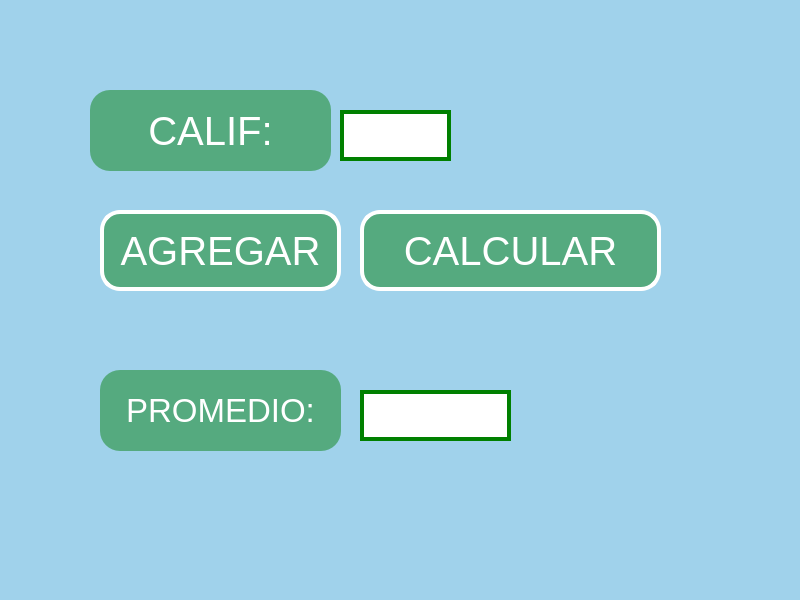
<?xml version="1.0" encoding="UTF-8"?>
<ui version="4.0">
 <class>MainWindow</class>
 <widget class="QMainWindow" name="MainWindow">
  <property name="geometry">
   <rect>
    <x>0</x>
    <y>0</y>
    <width>800</width>
    <height>600</height>
   </rect>
  </property>
  <property name="windowTitle">
   <string>MainWindow</string>
  </property>
  <property name="styleSheet">
   <string notr="true">
background-color: rgb(160, 210, 235);</string>
  </property>
  <widget class="QWidget" name="centralwidget">
   <widget class="QPushButton" name="btn_agregar">
    <property name="geometry">
     <rect>
      <x>100</x>
      <y>210</y>
      <width>241</width>
      <height>81</height>
     </rect>
    </property>
    <property name="font">
     <font>
      <pointsize>30</pointsize>
     </font>
    </property>
    <property name="toolTip">
     <string>&lt;html&gt;&lt;head/&gt;&lt;body&gt;&lt;p&gt;&lt;span style=&quot; font-size:6pt;&quot;&gt;AGREGAR&lt;/span&gt;&lt;/p&gt;&lt;/body&gt;&lt;/html&gt;</string>
    </property>
    <property name="styleSheet">
     <string notr="true">background-color: rgb(193, 255, 126);
color: rgb(255, 255, 255);
background-color: rgb(85, 170, 127);
border-radius:20px;
border: 4px solid white;
</string>
    </property>
    <property name="text">
     <string>AGREGAR</string>
    </property>
   </widget>
   <widget class="QLineEdit" name="txt_calificacion">
    <property name="geometry">
     <rect>
      <x>340</x>
      <y>110</y>
      <width>111</width>
      <height>51</height>
     </rect>
    </property>
    <property name="font">
     <font>
      <pointsize>20</pointsize>
     </font>
    </property>
    <property name="styleSheet">
     <string notr="true">background-color: rgb(255, 255, 255);
border: 4px solid green;
</string>
    </property>
    <property name="text">
     <string/>
    </property>
    <property name="alignment">
     <set>Qt::AlignCenter</set>
    </property>
   </widget>
   <widget class="QLineEdit" name="txt_resultado">
    <property name="geometry">
     <rect>
      <x>360</x>
      <y>390</y>
      <width>151</width>
      <height>51</height>
     </rect>
    </property>
    <property name="font">
     <font>
      <pointsize>20</pointsize>
     </font>
    </property>
    <property name="styleSheet">
     <string notr="true">background-color: rgb(255, 255, 255);
border: 4px solid green;</string>
    </property>
    <property name="text">
     <string/>
    </property>
    <property name="alignment">
     <set>Qt::AlignCenter</set>
    </property>
   </widget>
   <widget class="QPushButton" name="btn_calcular">
    <property name="geometry">
     <rect>
      <x>360</x>
      <y>210</y>
      <width>301</width>
      <height>81</height>
     </rect>
    </property>
    <property name="font">
     <font>
      <pointsize>30</pointsize>
     </font>
    </property>
    <property name="styleSheet">
     <string notr="true">background-color: rgb(193, 255, 126);
color: rgb(255, 255, 255);
background-color: rgb(85, 170, 127);
border-radius:20px;
border: 4px solid white;
</string>
    </property>
    <property name="text">
     <string>CALCULAR</string>
    </property>
   </widget>
   <widget class="QPushButton" name="btn_agregar_2">
    <property name="geometry">
     <rect>
      <x>90</x>
      <y>90</y>
      <width>241</width>
      <height>81</height>
     </rect>
    </property>
    <property name="font">
     <font>
      <pointsize>30</pointsize>
     </font>
    </property>
    <property name="toolTip">
     <string>&lt;html&gt;&lt;head/&gt;&lt;body&gt;&lt;p&gt;&lt;span style=&quot; font-size:6pt;&quot;&gt;AGREGAR&lt;/span&gt;&lt;/p&gt;&lt;/body&gt;&lt;/html&gt;</string>
    </property>
    <property name="styleSheet">
     <string notr="true">background-color: rgb(193, 255, 126);
color: rgb(255, 255, 255);
background-color: rgb(85, 170, 127);
border-radius:20px;
</string>
    </property>
    <property name="text">
     <string>CALIF:</string>
    </property>
   </widget>
   <widget class="QPushButton" name="btn_agregar_3">
    <property name="geometry">
     <rect>
      <x>100</x>
      <y>370</y>
      <width>241</width>
      <height>81</height>
     </rect>
    </property>
    <property name="font">
     <font>
      <pointsize>25</pointsize>
     </font>
    </property>
    <property name="toolTip">
     <string>&lt;html&gt;&lt;head/&gt;&lt;body&gt;&lt;p&gt;&lt;span style=&quot; font-size:18pt;&quot;&gt;AGREGAR&lt;/span&gt;&lt;/p&gt;&lt;/body&gt;&lt;/html&gt;</string>
    </property>
    <property name="styleSheet">
     <string notr="true">background-color: rgb(193, 255, 126);
color: rgb(255, 255, 255);
background-color: rgb(85, 170, 127);
border-radius:20px;
</string>
    </property>
    <property name="text">
     <string>PROMEDIO:</string>
    </property>
   </widget>
  </widget>
  <widget class="QMenuBar" name="menubar">
   <property name="geometry">
    <rect>
     <x>0</x>
     <y>0</y>
     <width>800</width>
     <height>26</height>
    </rect>
   </property>
  </widget>
  <widget class="QStatusBar" name="statusbar"/>
 </widget>
 <resources/>
 <connections/>
</ui>
